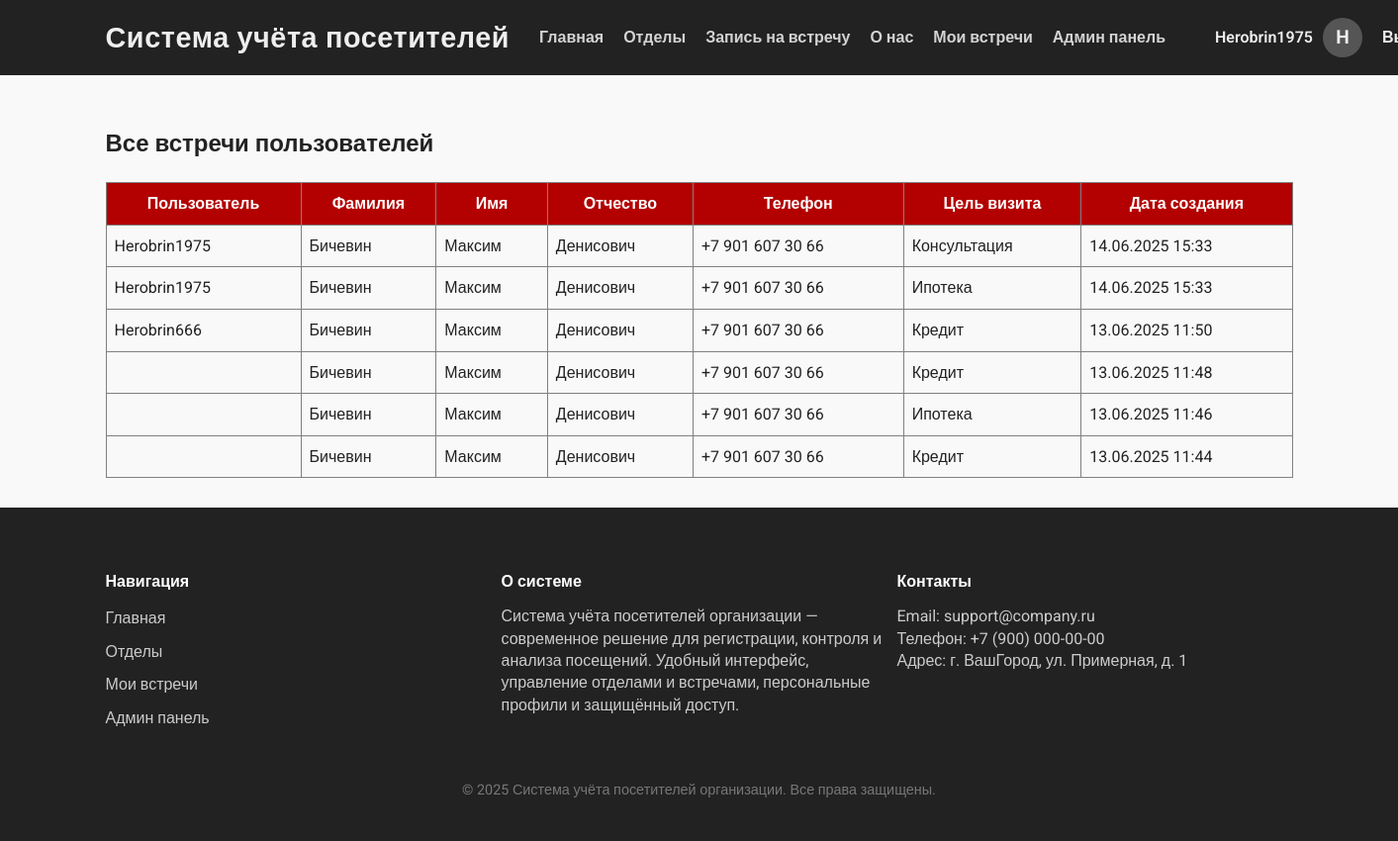
/admin-panel/appointments/ (signed in), run on an earlier commit of the app's database.
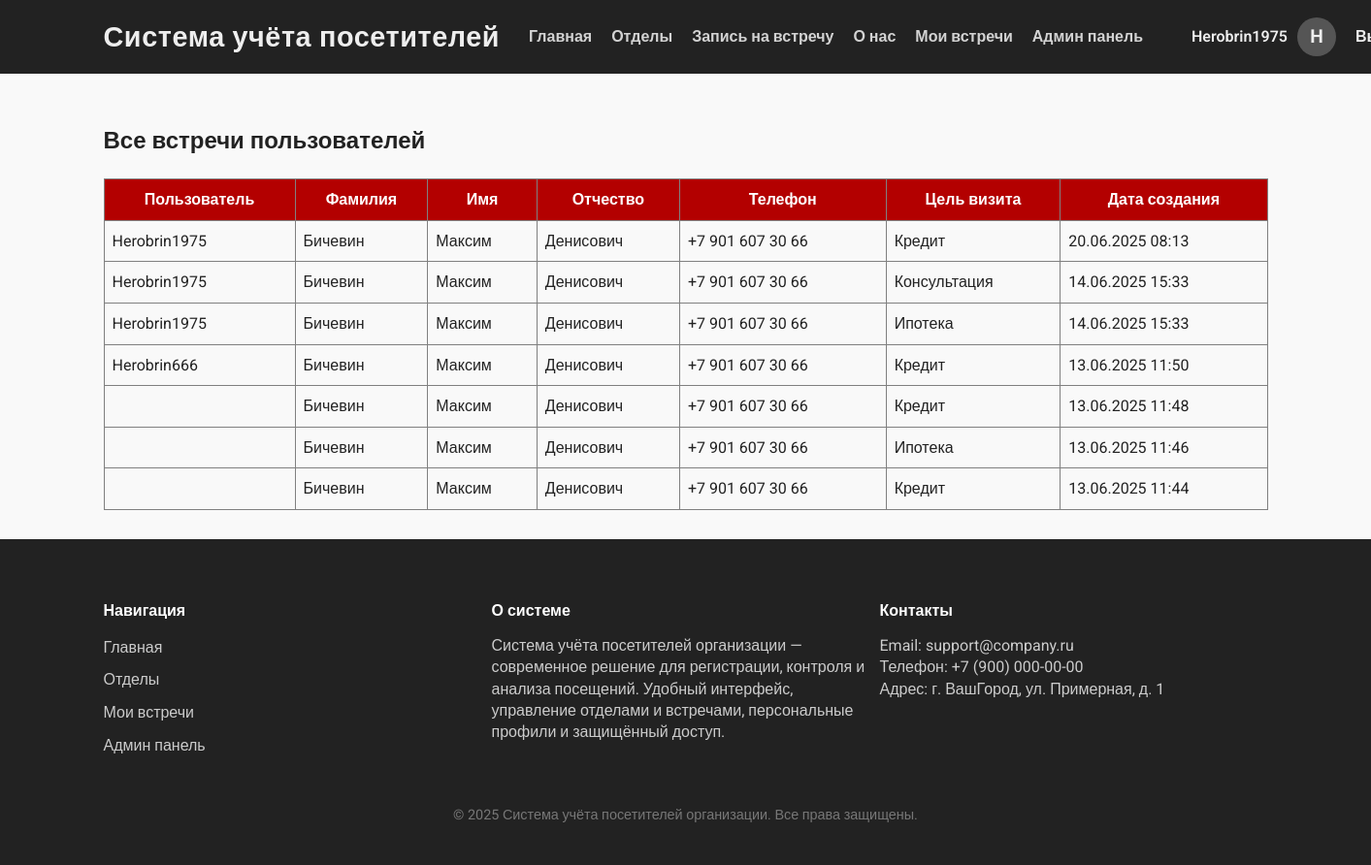
And on a later commit of the database.
### visitors/models.py (models this page shows, shortened)
class Appointment(models.Model):
    STATUS_CHOICES = [
        ('active', 'Активна'),
        ('cancelled', 'Отменена'),
    ]
    VISIT_PURPOSE_CHOICES = [
        ('credit', 'Кредит'),
        ('mortgage', 'Ипотека'),
        ('consultation', 'Консультация'),
        ('other', 'Другое'),
    ]
    user = models.ForeignKey(
        settings.AUTH_USER_MODEL,
        on_delete=models.CASCADE,
        related_name='appointments',
        verbose_name='Пользователь',
        null=True,
        blank=True,
        help_text='Пользователь, который записался на встречу (если авторизован)'
    )
    last_name = models.CharField('Фамилия', max_length=150)
    first_name = models.CharField('Имя', max_length=150)
    middle_name = models.CharField('Отчество', max_length=150, blank=True)
    phone = models.CharField('Номер телефона', max_length=20)
    visit_purpose = models.CharField('Цель визита', max_length=20, choices=VISIT_PURPOSE_CHOICES)
    status = models.CharField('Статус', max_length=20, choices=STATUS_CHOICES, default='active')
    created_at = models.DateTimeField('Дата создания записи', auto_now_add=True)
    date = models.DateField('Дата встречи', null=True, blank=True)
    time = models.TimeField('Время встречи', null=True, blank=True)
    class Meta:
        verbose_name = 'Запись на встречу'
        verbose_name_plural = 'Записи на встречу'
        ordering = ['-created_at']

class CustomUser(AbstractUser):
    ROLE_CHOICES = (
        ('visitor', 'Посетитель'),
        ('staff', 'Сотрудник'),
    )
    role = models.CharField(max_length=10, choices=ROLE_CHOICES, default='visitor')
    email = models.EmailField('Email', unique=True)
    phone = models.CharField('Телефон', max_length=20, blank=True)
    patronymic = models.CharField('Отчество', max_length=150, blank=True)
    is_blocked = models.BooleanField('Заблокирован', default=False)
    REQUIRED_FIELDS = ['email', 'first_name', 'last_name']

### visitors/views.py (the view)
# urls.py: path('admin-panel/appointments/', views.all_appointments, name='all_appointments'),
@staff_member_required
def all_appointments(request):
    appointments = Appointment.objects.select_related('user').all().order_by('-created_at')
    return render(request, 'visitors/all_appointments.html', {'appointments': appointments})

### visitors/templates/visitors/all_appointments.html (shortened to what this page needs)
{% extends 'visitors/base.html' %}
{% block content %}
<h2>Все встречи пользователей</h2>
{% if appointments %}
<table border="1" cellpadding="8" cellspacing="0" style="border-collapse: collapse; width: 100%;">
    <thead>
        <tr style="background-color: #b30000; color: white;">
            <th>Пользователь</th>
            <th>Фамилия</th>
            <th>Имя</th>
            <th>Отчество</th>
            <th>Телефон</th>
            <th>Цель визита</th>
            <th>Дата создания</th>
        </tr>
    </thead>
    <tbody>
        {% for appt in appointments %}
        <tr>
            <td>{{ appt.user.username }}</td>
            <td>{{ appt.last_name }}</td>
            <td>{{ appt.first_name }}</td>
            <td>{{ appt.middle_name }}</td>
            <td>{{ appt.phone }}</td>
            <td>{{ appt.get_visit_purpose_display }}</td>
            <td>{{ appt.created_at|date:"d.m.Y H:i" }}</td>
        </tr>
        {% endfor %}
    </tbody>
</table>
{% else %}
<p>Встречи не найдены.</p>
{% endif %}
{% endblock %}

What changed in the data, as far as the page shows it:
added Appointment: user.username "Herobrin1975", last_name "Бичевин", first_name "Максим", middle_name "Денисович", phone "+7 901 607 30 66", visit_purpose "Кредит", created_at "20.06.2025 08:13"
